Frame 1 (no input): blank canvas, image omitted
Frame 60 (no input): blank canvas, image omitted
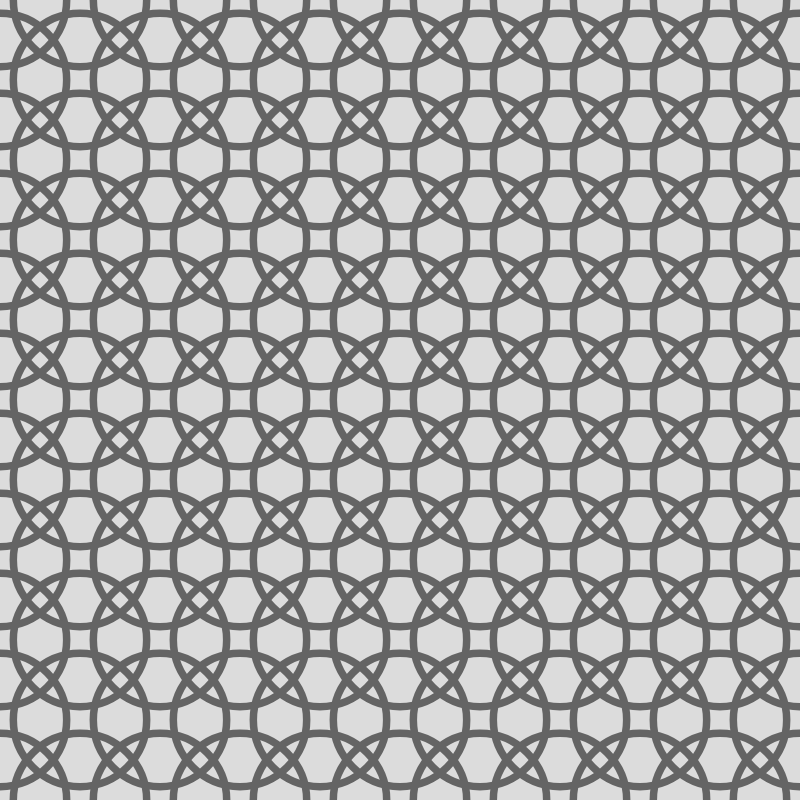
Frame 120 (the mouse pressed at the canvas centre since frame 60)

The p5.js sketch whose frames 1 and 60 were blank and that drew this single picture after the mouse press (run headless with seeded random() and noise() and a simulated clock; from frame 60 on, the mouse is pressed at the canvas centre):

// p5.js sketch
// ── sketch.js
let tileWidth;
let tileNum = 10;
let r;


function setup() {
  createCanvas(800, 800);

  tileWidth = width / tileNum;
}

function draw() {
  background(220);
  for (let x=0; x<width+tileWidth; x+= tileWidth){
     for (let y=0; y<width+tileWidth; y+= tileWidth){
       r = mouseY/3;
       noFill();
       strokeWeight(map(mouseX,0,width,0,15));
       stroke(100);
       ellipse(x, y, r);
     }
  }
}
